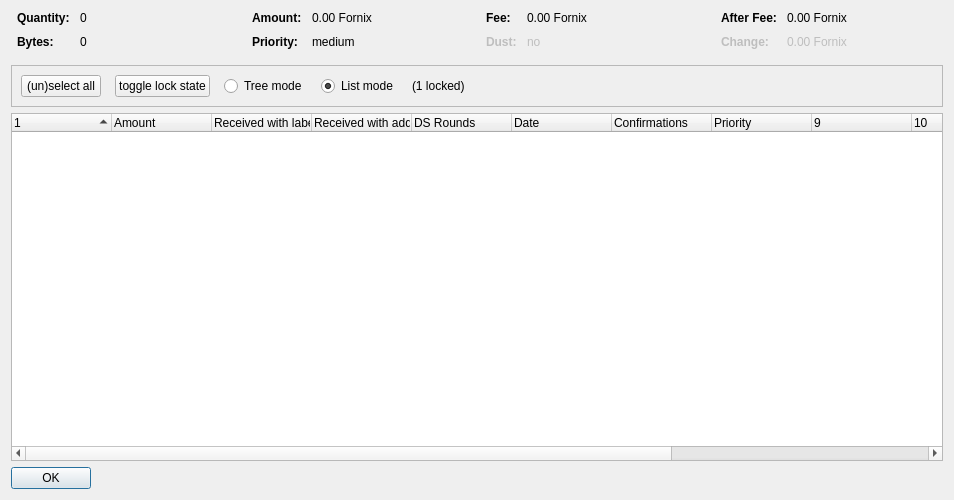
<?xml version="1.0" encoding="UTF-8"?>
<ui version="4.0">
 <class>CoinControlDialog</class>
 <widget class="QDialog" name="CoinControlDialog">
  <property name="geometry">
   <rect>
    <x>0</x>
    <y>0</y>
    <width>954</width>
    <height>500</height>
   </rect>
  </property>
  <property name="windowTitle">
   <string>Coin Selection</string>
  </property>
  <layout class="QVBoxLayout" name="verticalLayout">
   <item>
    <layout class="QHBoxLayout" name="horizontalLayoutTop" stretch="0,0,0,0">
     <property name="topMargin">
      <number>0</number>
     </property>
     <property name="bottomMargin">
      <number>10</number>
     </property>
     <item>
      <layout class="QFormLayout" name="formLayoutCoinControl1">
       <property name="horizontalSpacing">
        <number>10</number>
       </property>
       <property name="verticalSpacing">
        <number>10</number>
       </property>
       <property name="leftMargin">
        <number>6</number>
       </property>
       <property name="rightMargin">
        <number>6</number>
       </property>
       <item row="0" column="0">
        <widget class="QLabel" name="labelCoinControlQuantityText">
         <property name="font">
          <font>
           <weight>75</weight>
           <bold>true</bold>
          </font>
         </property>
         <property name="text">
          <string>Quantity:</string>
         </property>
        </widget>
       </item>
       <item row="0" column="1">
        <widget class="QLabel" name="labelCoinControlQuantity">
         <property name="cursor">
          <cursorShape>IBeamCursor</cursorShape>
         </property>
         <property name="contextMenuPolicy">
          <enum>Qt::ActionsContextMenu</enum>
         </property>
         <property name="text">
          <string notr="true">0</string>
         </property>
         <property name="textInteractionFlags">
          <set>Qt::LinksAccessibleByMouse|Qt::TextSelectableByKeyboard|Qt::TextSelectableByMouse</set>
         </property>
        </widget>
       </item>
       <item row="1" column="0">
        <widget class="QLabel" name="labelCoinControlBytesText">
         <property name="font">
          <font>
           <weight>75</weight>
           <bold>true</bold>
          </font>
         </property>
         <property name="text">
          <string>Bytes:</string>
         </property>
        </widget>
       </item>
       <item row="1" column="1">
        <widget class="QLabel" name="labelCoinControlBytes">
         <property name="cursor">
          <cursorShape>IBeamCursor</cursorShape>
         </property>
         <property name="contextMenuPolicy">
          <enum>Qt::ActionsContextMenu</enum>
         </property>
         <property name="text">
          <string notr="true">0</string>
         </property>
         <property name="textInteractionFlags">
          <set>Qt::LinksAccessibleByMouse|Qt::TextSelectableByKeyboard|Qt::TextSelectableByMouse</set>
         </property>
        </widget>
       </item>
      </layout>
     </item>
     <item>
      <layout class="QFormLayout" name="formLayoutCoinControl2">
       <property name="horizontalSpacing">
        <number>10</number>
       </property>
       <property name="verticalSpacing">
        <number>10</number>
       </property>
       <property name="leftMargin">
        <number>6</number>
       </property>
       <property name="rightMargin">
        <number>6</number>
       </property>
       <item row="0" column="0">
        <widget class="QLabel" name="labelCoinControlAmountText">
         <property name="font">
          <font>
           <weight>75</weight>
           <bold>true</bold>
          </font>
         </property>
         <property name="text">
          <string>Amount:</string>
         </property>
        </widget>
       </item>
       <item row="0" column="1">
        <widget class="QLabel" name="labelCoinControlAmount">
         <property name="cursor">
          <cursorShape>IBeamCursor</cursorShape>
         </property>
         <property name="contextMenuPolicy">
          <enum>Qt::ActionsContextMenu</enum>
         </property>
         <property name="text">
          <string notr="true">0.00 Fornix</string>
         </property>
         <property name="textInteractionFlags">
          <set>Qt::LinksAccessibleByMouse|Qt::TextSelectableByKeyboard|Qt::TextSelectableByMouse</set>
         </property>
        </widget>
       </item>
       <item row="1" column="0">
        <widget class="QLabel" name="labelCoinControlPriorityText">
         <property name="font">
          <font>
           <weight>75</weight>
           <bold>true</bold>
          </font>
         </property>
         <property name="text">
          <string>Priority:</string>
         </property>
        </widget>
       </item>
       <item row="1" column="1">
        <widget class="QLabel" name="labelCoinControlPriority">
         <property name="cursor">
          <cursorShape>IBeamCursor</cursorShape>
         </property>
         <property name="contextMenuPolicy">
          <enum>Qt::ActionsContextMenu</enum>
         </property>
         <property name="text">
          <string>medium</string>
         </property>
         <property name="textInteractionFlags">
          <set>Qt::LinksAccessibleByMouse|Qt::TextSelectableByKeyboard|Qt::TextSelectableByMouse</set>
         </property>
        </widget>
       </item>
      </layout>
     </item>
     <item>
      <layout class="QFormLayout" name="formLayoutCoinControl3">
       <property name="horizontalSpacing">
        <number>10</number>
       </property>
       <property name="verticalSpacing">
        <number>10</number>
       </property>
       <property name="leftMargin">
        <number>6</number>
       </property>
       <property name="rightMargin">
        <number>6</number>
       </property>
       <item row="0" column="0">
        <widget class="QLabel" name="labelCoinControlFeeText">
         <property name="font">
          <font>
           <weight>75</weight>
           <bold>true</bold>
          </font>
         </property>
         <property name="text">
          <string>Fee:</string>
         </property>
        </widget>
       </item>
       <item row="0" column="1">
        <widget class="QLabel" name="labelCoinControlFee">
         <property name="cursor">
          <cursorShape>IBeamCursor</cursorShape>
         </property>
         <property name="contextMenuPolicy">
          <enum>Qt::ActionsContextMenu</enum>
         </property>
         <property name="text">
          <string notr="true">0.00 Fornix</string>
         </property>
         <property name="textInteractionFlags">
          <set>Qt::LinksAccessibleByMouse|Qt::TextSelectableByKeyboard|Qt::TextSelectableByMouse</set>
         </property>
        </widget>
       </item>
       <item row="1" column="0">
        <widget class="QLabel" name="labelCoinControlLowOutputText">
         <property name="enabled">
          <bool>false</bool>
         </property>
         <property name="font">
          <font>
           <weight>75</weight>
           <bold>true</bold>
          </font>
         </property>
         <property name="text">
          <string>Dust:</string>
         </property>
        </widget>
       </item>
       <item row="1" column="1">
        <widget class="QLabel" name="labelCoinControlLowOutput">
         <property name="enabled">
          <bool>false</bool>
         </property>
         <property name="cursor">
          <cursorShape>IBeamCursor</cursorShape>
         </property>
         <property name="contextMenuPolicy">
          <enum>Qt::ActionsContextMenu</enum>
         </property>
         <property name="text">
          <string>no</string>
         </property>
         <property name="textInteractionFlags">
          <set>Qt::LinksAccessibleByMouse|Qt::TextSelectableByKeyboard|Qt::TextSelectableByMouse</set>
         </property>
        </widget>
       </item>
      </layout>
     </item>
     <item>
      <layout class="QFormLayout" name="formLayoutCoinControl4">
       <property name="horizontalSpacing">
        <number>10</number>
       </property>
       <property name="verticalSpacing">
        <number>10</number>
       </property>
       <property name="leftMargin">
        <number>6</number>
       </property>
       <property name="rightMargin">
        <number>6</number>
       </property>
       <item row="0" column="0">
        <widget class="QLabel" name="labelCoinControlAfterFeeText">
         <property name="font">
          <font>
           <weight>75</weight>
           <bold>true</bold>
          </font>
         </property>
         <property name="text">
          <string>After Fee:</string>
         </property>
        </widget>
       </item>
       <item row="0" column="1">
        <widget class="QLabel" name="labelCoinControlAfterFee">
         <property name="cursor">
          <cursorShape>IBeamCursor</cursorShape>
         </property>
         <property name="contextMenuPolicy">
          <enum>Qt::ActionsContextMenu</enum>
         </property>
         <property name="text">
          <string notr="true">0.00 Fornix</string>
         </property>
         <property name="textInteractionFlags">
          <set>Qt::LinksAccessibleByMouse|Qt::TextSelectableByKeyboard|Qt::TextSelectableByMouse</set>
         </property>
        </widget>
       </item>
       <item row="1" column="0">
        <widget class="QLabel" name="labelCoinControlChangeText">
         <property name="enabled">
          <bool>false</bool>
         </property>
         <property name="font">
          <font>
           <weight>75</weight>
           <bold>true</bold>
          </font>
         </property>
         <property name="text">
          <string>Change:</string>
         </property>
        </widget>
       </item>
       <item row="1" column="1">
        <widget class="QLabel" name="labelCoinControlChange">
         <property name="enabled">
          <bool>false</bool>
         </property>
         <property name="cursor">
          <cursorShape>IBeamCursor</cursorShape>
         </property>
         <property name="contextMenuPolicy">
          <enum>Qt::ActionsContextMenu</enum>
         </property>
         <property name="text">
          <string notr="true">0.00 Fornix</string>
         </property>
         <property name="textInteractionFlags">
          <set>Qt::LinksAccessibleByMouse|Qt::TextSelectableByKeyboard|Qt::TextSelectableByMouse</set>
         </property>
        </widget>
       </item>
      </layout>
     </item>
    </layout>
   </item>
   <item>
    <widget class="QFrame" name="frame">
     <property name="minimumSize">
      <size>
       <width>0</width>
       <height>40</height>
      </size>
     </property>
     <property name="frameShape">
      <enum>QFrame::StyledPanel</enum>
     </property>
     <property name="frameShadow">
      <enum>QFrame::Sunken</enum>
     </property>
     <layout class="QHBoxLayout" name="horizontalLayout">
      <item>
       <layout class="QHBoxLayout" name="horizontalLayoutPanel" stretch="0,0,0,0,0,0">
        <property name="spacing">
         <number>14</number>
        </property>
        <item>
         <widget class="QPushButton" name="pushButtonSelectAll">
          <property name="sizePolicy">
           <sizepolicy hsizetype="Maximum" vsizetype="Fixed">
            <horstretch>0</horstretch>
            <verstretch>0</verstretch>
           </sizepolicy>
          </property>
          <property name="text">
           <string>(un)select all</string>
          </property>
          <property name="autoDefault">
           <bool>false</bool>
          </property>
         </widget>
        </item>
        <item>
         <widget class="QPushButton" name="pushButtonToggleLock">
          <property name="sizePolicy">
           <sizepolicy hsizetype="Maximum" vsizetype="Fixed">
            <horstretch>0</horstretch>
            <verstretch>0</verstretch>
           </sizepolicy>
          </property>
          <property name="text">
           <string>toggle lock state</string>
          </property>
          <property name="autoDefault">
           <bool>false</bool>
          </property>
         </widget>
        </item>
        <item>
         <widget class="QRadioButton" name="radioTreeMode">
          <property name="sizePolicy">
           <sizepolicy hsizetype="Maximum" vsizetype="Fixed">
            <horstretch>0</horstretch>
            <verstretch>0</verstretch>
           </sizepolicy>
          </property>
          <property name="text">
           <string>Tree mode</string>
          </property>
         </widget>
        </item>
        <item>
         <widget class="QRadioButton" name="radioListMode">
          <property name="sizePolicy">
           <sizepolicy hsizetype="Maximum" vsizetype="Fixed">
            <horstretch>0</horstretch>
            <verstretch>0</verstretch>
           </sizepolicy>
          </property>
          <property name="text">
           <string>List mode</string>
          </property>
          <property name="checked">
           <bool>true</bool>
          </property>
         </widget>
        </item>
        <item>
         <widget class="QLabel" name="labelLocked">
          <property name="text">
           <string>(1 locked)</string>
          </property>
         </widget>
        </item>
        <item>
         <spacer name="horizontalSpacer">
          <property name="orientation">
           <enum>Qt::Horizontal</enum>
          </property>
          <property name="sizeHint" stdset="0">
           <size>
            <width>40</width>
            <height>20</height>
           </size>
          </property>
         </spacer>
        </item>
       </layout>
      </item>
     </layout>
    </widget>
   </item>
   <item>
    <widget class="CoinControlTreeWidget" name="treeWidget">
     <property name="contextMenuPolicy">
      <enum>Qt::CustomContextMenu</enum>
     </property>
     <property name="sortingEnabled">
      <bool>false</bool>
     </property>
     <property name="columnCount">
      <number>13</number>
     </property>
     <attribute name="headerShowSortIndicator" stdset="0">
      <bool>true</bool>
     </attribute>
     <attribute name="headerStretchLastSection">
      <bool>false</bool>
     </attribute>
     <column>
      <property name="text">
       <string/>
      </property>
     </column>
     <column>
      <property name="text">
       <string>Amount</string>
      </property>
     </column>
     <column>
      <property name="text">
       <string>Received with label</string>
      </property>
     </column>
     <column>
      <property name="text">
       <string>Received with address</string>
      </property>
     </column>
     <column>
      <property name="text">
       <string>DS Rounds</string>
      </property>
     </column>
     <column>
      <property name="text">
       <string>Date</string>
      </property>
     </column>
     <column>
      <property name="text">
       <string>Confirmations</string>
      </property>
      <property name="toolTip">
       <string>Confirmed</string>
      </property>
     </column>
     <column>
      <property name="text">
       <string>Priority</string>
      </property>
     </column>
     <column>
      <property name="text">
       <string/>
      </property>
     </column>
     <column>
      <property name="text">
       <string/>
      </property>
     </column>
     <column>
      <property name="text">
       <string/>
      </property>
     </column>
     <column>
      <property name="text">
       <string/>
      </property>
     </column>
     <column>
      <property name="text">
       <string/>
      </property>
     </column>
    </widget>
   </item>
   <item>
    <widget class="QDialogButtonBox" name="buttonBox">
     <property name="sizePolicy">
      <sizepolicy hsizetype="Maximum" vsizetype="Fixed">
       <horstretch>0</horstretch>
       <verstretch>0</verstretch>
      </sizepolicy>
     </property>
     <property name="orientation">
      <enum>Qt::Horizontal</enum>
     </property>
     <property name="standardButtons">
      <set>QDialogButtonBox::Ok</set>
     </property>
    </widget>
   </item>
  </layout>
 </widget>
 <customwidgets>
  <customwidget>
   <class>CoinControlTreeWidget</class>
   <extends>QTreeWidget</extends>
   <header>coincontroltreewidget.h</header>
  </customwidget>
 </customwidgets>
 <resources/>
 <connections/>
</ui>
